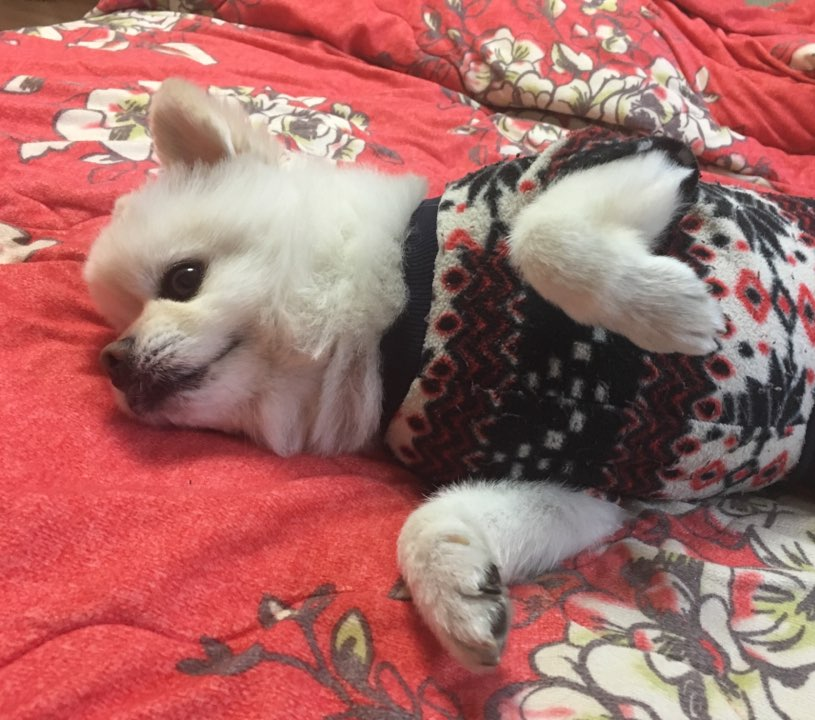
//> input picture opencv_prat/123.jpg, 815 x 720 px, given in place of dang1.avi, which was not available
$ ./backgrou   (built with g++ and OpenCV 4)
//> lines starting //> are read from the running program, lines starting //| are printed output that depends on the picture; after the words box and inside, x2 and y2 are one past the last pixel; in counts of white or black regions, pixels touching at a corner belong together; pictures that were not available may be replaced by others from this repository, and a replacement may not be noted
#include <iostream>
#include <opencv2/core/mat.hpp>
#include <opencv2/imgcodecs.hpp>
#include <opencv2/imgproc.hpp>
#include <opencv2/highgui.hpp>
#include <opencv2/opencv.hpp>


using namespace cv;
using namespace std;


Mat objectHistogram;

Mat globalHistogram;

void getObjectHistogram(Mat &frame, Rect object_region)
{
    const int channels[] = { 0, 1 };
    const int histSize[] = { 64, 64 };
    float range[] = { 0, 256 };
    const float *ranges[] = { range, range };

    // Histogram in object region
    Mat objectROI = frame(object_region);
    calcHist(&objectROI, 1, channels, noArray(), objectHistogram, 2, histSize, ranges, true, false);


    // A priori color distribution with cumulative histogram
    calcHist(&frame, 1, channels, noArray(), globalHistogram, 2, histSize, ranges, true, true);


    // Boosting: Divide conditional probabilities in object area by a priori probabilities of colors
    for (int y = 0; y < objectHistogram.rows; y++) {
        for (int x = 0; x < objectHistogram.cols; x++) {
            objectHistogram.at<float>(y, x) /= globalHistogram.at<float>(y, x);
        }
    }
    normalize(objectHistogram, objectHistogram, 0, 255, NORM_MINMAX);

}
// [6 lines left out: function backProjection, not called in this run]


int main()
{
    VideoCapture cap("dang1.avi");
    Rect rectroi;
    Mat sub;

    int left;
    int top;
    int width;
    int height;

    //웹캡에서 캡처되는 이미지 크기를 320x240으로 지정
    cap.set(CAP_PROP_FRAME_WIDTH, 320);
    cap.set(CAP_PROP_FRAME_HEIGHT, 240);

    if (!cap.isOpened())
    {
        cout << "웹캠을 열 수 없습니다." << endl;
        return -1;
    }


    namedWindow("찾을 색범위 설정", CV_WINDOW_AUTOSIZE);

    // [23 lines of commented-out code are left out]
    int LowH = 101;
    int HighH = 166;

    int LowS = 150;
    int HighS = 255;

    int LowV = 0;
    int HighV = 255;


    //트랙바 생성
    cvCreateTrackbar("LowH", "찾을 색범위 설정", &LowH, 255); //Hue (0 - 179)
    cvCreateTrackbar("HighH", "찾을 색범위 설정", &HighH, 255);

    cvCreateTrackbar("LowS", "찾을 색범위 설정", &LowS, 255); //Saturation (0 - 255)
    cvCreateTrackbar("HighS", "찾을 색범위 설정", &HighS, 255);

    cvCreateTrackbar("LowV", "찾을 색범위 설정", &LowV, 255); //Value (0 - 255)
    cvCreateTrackbar("HighV", "찾을 색범위 설정", &HighV, 255);


    Rect trackingWindow(0, 0, 30, 30);

    int i = 0;


    Rect prev_rect, prev_rect1,prev_rect2, prev_rect3;
    Mat bp,bp1,bp2,bp3;


    while (true)
    {
        i++;

        //웹캠에서 캡처되는 속도 출력
      //  int fps = cap.get(CAP_PROP_FPS);
      //  cout << fps << " " << i << endl;

        Mat img_input, img_hsv, img_binary,img_binary1,img_binary2, img_binary3;
        Mat img_red, img_oran, img_white;


        //카메라로부터 이미지를 가져옴
        bool ret = cap.read(img_input);
//> img_input is the input picture: 720 rows x 815 cols, CV_8UC3; mean B, G, R 105.2, 108.7, 167.9

        if (!ret)
        {
            cout << "카메라로부터 이미지를 가져올 수 없습니다." << endl;
            break;
        }


        //HSV로 변환
        cvtColor(img_input, img_hsv, COLOR_BGR2HSV);
//> img_hsv: 720 rows x 815 cols, CV_8UC3; mean H, S, V 66, 90.9, 168.3
        //cvtColor(이미지, mat_gray(바꿀거),어떻게 바꿀거):첫번째 인수로 지정된 이미지를  세번째 인수형식으로 바꾼 이미지를 두번째 인수로 돌려 준다.


        //지정한 HSV 범위를 이용하여 영상을 이진화
        //inRange(img_hsv, Scalar(LowH, LowS, LowV), Scalar(HighH, HighS, HighV), img_binary);
        inRange(img_hsv, Scalar(101, 150, 0), Scalar(166, 255, 255), img_binary);
//> img_binary: 720 rows x 815 cols, CV_8UC1; every value is 0


        //morphological opening 작은 점들을 제거
        erode(img_binary, img_binary, getStructuringElement(MORPH_ELLIPSE, Size(5, 5)));
        dilate(img_binary, img_binary, getStructuringElement(MORPH_ELLIPSE, Size(5, 5)));


        //morphological closing 영역의 구멍 메우기
        dilate(img_binary, img_binary, getStructuringElement(MORPH_ELLIPSE, Size(5, 5)));
        erode(img_binary, img_binary, getStructuringElement(MORPH_ELLIPSE, Size(5, 5)));


       // if (i < 100)
       // {

            //라벨링
            Mat img_labels, stats, centroids;
            int numOfLables = connectedComponentsWithStats(img_binary, img_labels,
                stats, centroids, 8, CV_32S);
//> img_labels: 720 rows x 815 cols, CV_32SC1; every value is 0
//> stats = [0, 0, 815, 720, 586800]; centroids = [407, 359.5]; numOfLables = 1


            //영역박스 그리기
            int max = -1, idx = 0;
            for (int j = 1; j < numOfLables; j++) {
                int area = stats.at<int>(j, CC_STAT_AREA);
                if (max < area)
                {
                    max = area;
                    idx = j;
                }
            }
//> this loop made 0 passes
//> after the loop, max = -1; idx = 0

             left = stats.at<int>(idx, CC_STAT_LEFT);
//> left = 0
             top = stats.at<int>(idx, CC_STAT_TOP);
//> top = 0
             width = stats.at<int>(idx, CC_STAT_WIDTH);
//> width = 815
             height = stats.at<int>(idx, CC_STAT_HEIGHT);
//> height = 720


            //rectangle(img_input, Point(left, top), Point(left + width, top + height),Scalar(0, 0, 255), 1);

            Rect object_region(left, top, width, height);
//> object_region = Rect(0, 0, 815, 720)
            Rect rectroi1(left, top, width, height);
//> rectroi1 = Rect(0, 0, 815, 720)
            sub = img_input(rectroi1);
            getObjectHistogram(img_hsv, object_region);
//> in getObjectHistogram, `calcHist(&objectROI, 1, channels, noArray(), objectHistogram, 2, histS..`:
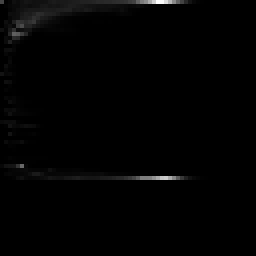
//> objectHistogram: 64 rows x 64 cols, CV_32FC1 (shown 4 times larger); min 0, max 14274, mean 143.3; drawn with min black and max white
            prev_rect = object_region;
//> prev_rect = Rect(0, 0, 815, 720)

            ////////
            ////////
            ////////
         cvtColor(sub, img_red, COLOR_BGR2HSV);
         cvtColor(sub, img_oran, COLOR_BGR2HSV);
         cvtColor(sub, img_white, COLOR_BGR2HSV);
            //cvtColor(이미지, mat_gray(바꿀거),어떻게 바꿀거):첫번째 인수로 지정된 이미지를  세번째 인수형식으로 바꾼 이미지를 두번째 인수로 돌려 준다.


            //지정한 HSV 범위를 이용하여 영상을 이진화

         //   inRange(sub, Scalar(LowH, LowS, LowV), Scalar(HighH, HighS, HighV), img_binary1);

            inRange(img_red, Scalar(170, 50, 0), Scalar(179, 255, 255), img_binary1);
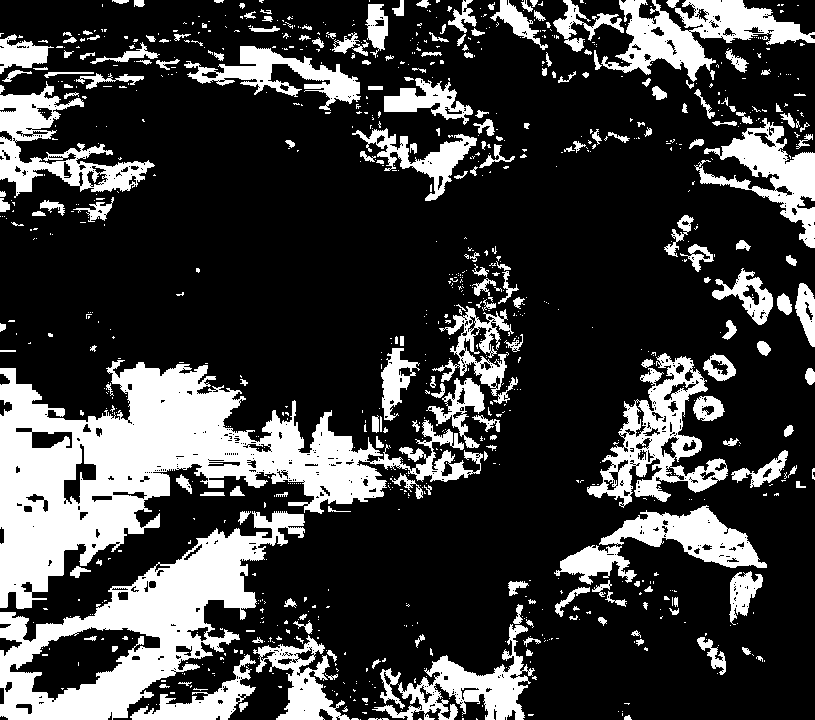
//> img_binary1: 720 rows x 815 cols, CV_8UC1; 24.5% white; 943 white regions (720 under 20 px), largest, box (x1, y1, x2, y2) and area: (0, 360, 483, 609) 41593, (0, 511, 305, 720) 21193, (587, 353, 728, 508) 7354
            inRange(img_oran, Scalar(4, 114, 148), Scalar(80, 234, 255), img_binary2);
//> img_binary2: 720 rows x 815 cols, CV_8UC1; 0.26% white; 141 white regions (132 under 20 px), largest, box (x1, y1, x2, y2) and area: (86, 276, 128, 311) 699, (790, 55, 815, 69) 234, (431, 624, 453, 650) 103
            inRange(img_white, Scalar(30, 0, 218), Scalar(100, 101, 255), img_binary3);
//> img_binary3: 720 rows x 815 cols, CV_8UC1; 3.4% white; 203 white regions (167 under 20 px), largest, box (x1, y1, x2, y2) and area: (216, 168, 395, 253) 8947, (516, 159, 687, 232) 4501, (424, 490, 509, 530) 2025
            //morphological opening 작은 점들을 제거
            erode(img_binary1, img_binary1, getStructuringElement(MORPH_ELLIPSE, Size(5, 5)));
            dilate(img_binary1, img_binary1, getStructuringElement(MORPH_ELLIPSE, Size(5, 5)));
//> img_binary1: 720 rows x 815 cols, CV_8UC1; 20.7% white; 270 white regions (35 under 20 px), largest, box (x1, y1, x2, y2) and area: (0, 362, 385, 609) 37579, (0, 512, 304, 720) 19606, (601, 506, 767, 568) 4328

            erode(img_binary2, img_binary2, getStructuringElement(MORPH_ELLIPSE, Size(5, 5)));
            dilate(img_binary2, img_binary2, getStructuringElement(MORPH_ELLIPSE, Size(5, 5)));
//> img_binary2: 720 rows x 815 cols, CV_8UC1; 0.15% white; 4 white regions (1 under 20 px), largest, box (x1, y1, x2, y2) and area: (88, 276, 120, 306) 635, (791, 56, 815, 69) 216, (443, 639, 450, 646) 32

            erode(img_binary3, img_binary3, getStructuringElement(MORPH_ELLIPSE, Size(5, 5)));
            dilate(img_binary3, img_binary3, getStructuringElement(MORPH_ELLIPSE, Size(5, 5)));
//> img_binary3: 720 rows x 815 cols, CV_8UC1; 3% white; 25 white regions (2 under 20 px), largest, box (x1, y1, x2, y2) and area: (216, 168, 394, 252) 8775, (522, 159, 684, 226) 4357, (426, 490, 507, 530) 1947

            //morphological closing 영역의 구멍 메우기
            dilate(img_binary1, img_binary1, getStructuringElement(MORPH_ELLIPSE, Size(5, 5)));
            erode(img_binary1, img_binary1, getStructuringElement(MORPH_ELLIPSE, Size(5, 5)));
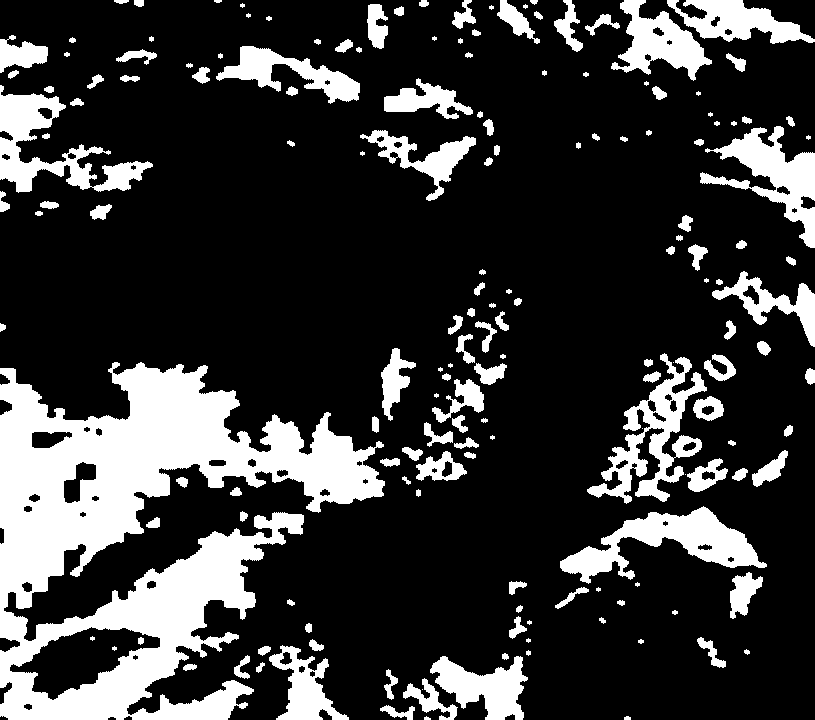
//> img_binary1: 720 rows x 815 cols, CV_8UC1; 21.7% white; 170 white regions (25 under 20 px), largest, box (x1, y1, x2, y2) and area: (0, 362, 385, 720) 62319, (560, 506, 767, 584) 6065, (587, 353, 707, 504) 5617

            dilate(img_binary2, img_binary2, getStructuringElement(MORPH_ELLIPSE, Size(5, 5)));
            erode(img_binary2, img_binary2, getStructuringElement(MORPH_ELLIPSE, Size(5, 5)));
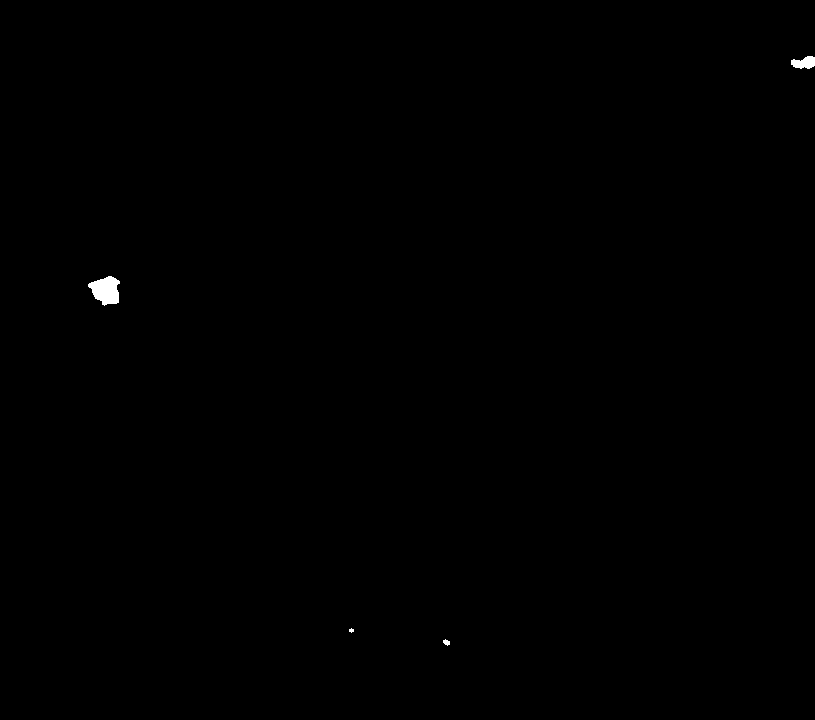
//> img_binary2: 720 rows x 815 cols, CV_8UC1; 0.16% white; 4 white regions (1 under 20 px), largest, box (x1, y1, x2, y2) and area: (88, 276, 120, 306) 641, (791, 56, 815, 69) 224, (443, 639, 450, 646) 32
            dilate(img_binary3, img_binary3, getStructuringElement(MORPH_ELLIPSE, Size(5, 5)));
            erode(img_binary3, img_binary3, getStructuringElement(MORPH_ELLIPSE, Size(5, 5)));
//> img_binary3: 720 rows x 815 cols, CV_8UC1; 3% white; 24 white regions (2 under 20 px), largest, box (x1, y1, x2, y2) and area: (216, 168, 394, 252) 8857, (522, 159, 684, 226) 4416, (426, 490, 507, 530) 1972


            if (i < 100)
            {

                //라벨링
                Mat img_labels1, stats1, centroids1;
                int numOfLables1 = connectedComponentsWithStats(img_binary1, img_labels1,
                    stats1, centroids1, 8, CV_32S);
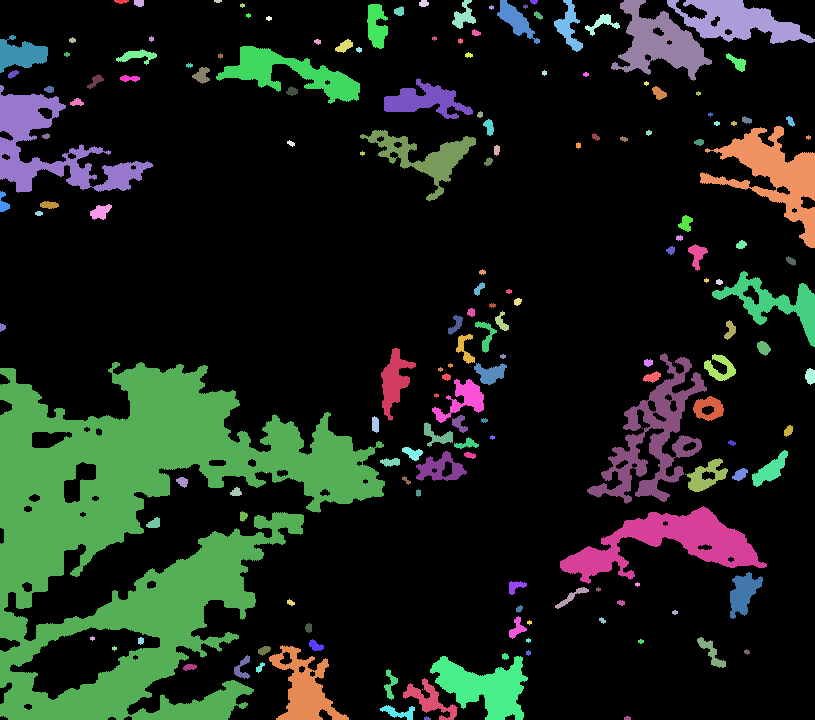
//> img_labels1: 720 rows x 815 cols, CV_32SC1; 171 distinct labels, from 0 to 170; one colour per label, 0 black
//> stats1 = 171 rows, first 6: [0, 0, 815, 720, 459645], [114, 0, 15, 4, 45], [134, 0, 10, 7, 62], [214, 0, 8, 3, 20], [419, 0, 10, 7, 56], [452, 0, 24, 29, 327]; centroids1 = 171 pairs, first value 2.08 to 809.9, second value 0.8 to 718; numOfLables1 = 171
                Mat img_labels2, stats2, centroids2;
                int numOfLables2 = connectedComponentsWithStats(img_binary2, img_labels2,
                    stats2, centroids2, 8, CV_32S);
//> img_labels2: 720 rows x 815 cols, CV_32SC1; 5 distinct labels, from 0 to 4
//> stats2 = [[0, 0, 815, 720, 585886], [791, 56, 24, 13, 224], [88, 276, 32, 30, 641], [349, 628, 5, 5, 17], [443, 639, 7, 7, 32]]; centroids2 = [[407.2, 359.7], [803.8, 62.4], [105.5, 289.9], [351, 630], [446.1, 642]]; numOfLables2 = 5
                Mat img_labels3, stats3, centroids3;
                int numOfLables3 = connectedComponentsWithStats(img_binary3, img_labels3,
                    stats3, centroids3, 8, CV_32S);
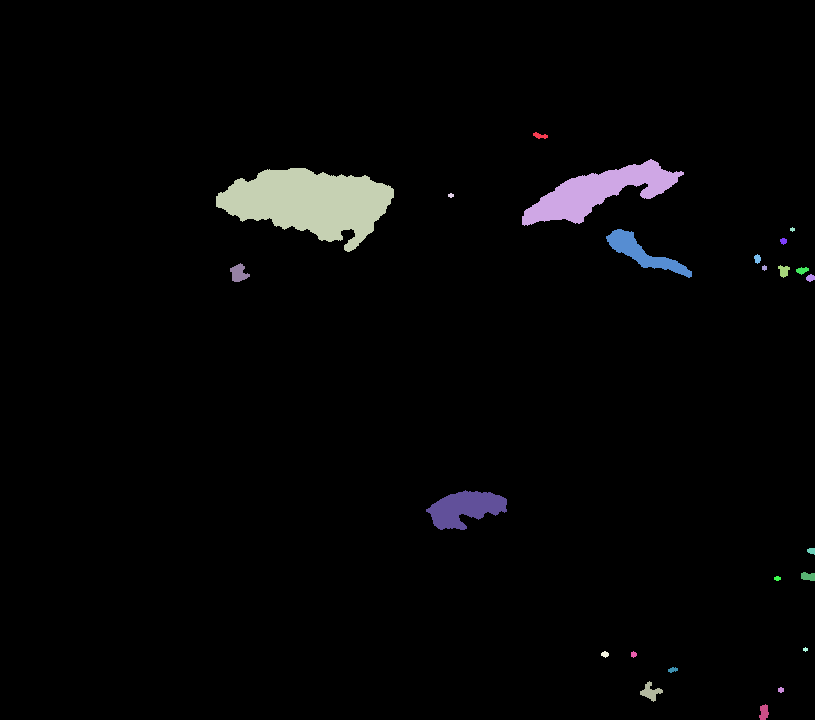
//> img_labels3: 720 rows x 815 cols, CV_32SC1; 25 distinct labels, from 0 to 24; one colour per label, 0 black
//> stats3 = 25 rows, first 6: [0, 0, 815, 720, 568955], [533, 132, 15, 7, 62], [522, 159, 162, 67, 4416], [216, 168, 178, 84, 8857], [448, 193, 6, 5, 22], [790, 227, 5, 5, 17]; centroids3 = 25 pairs, first value 238.4 to 811, second value 135.3 to 711.9; numOfLables3 = 25


                //영역박스 그리기
                int max = -1, idx = 0;
                for (int j = 1; j < numOfLables1; j++) {
                    int area = stats1.at<int>(j, CC_STAT_AREA);
                    if (max < area)
                    {
                        max = area;
                        idx = j;
                    }
                }
//> this loop made 170 passes
//> (area, max) on passes 1, 2, 5, 6, 9, 44, 97, 101: (45, 45), (62, 62), (327, 327), (687, 687), (3635, 3635), (5495, 5495), (5617, 5617), (62319, 62319)
//> after the loop, max = 62319; idx = 101

                int lefta = stats1.at<int>(idx, CC_STAT_LEFT);
//> lefta = 0
                int topa = stats1.at<int>(idx, CC_STAT_TOP);
//> topa = 362
                int widtha = stats1.at<int>(idx, CC_STAT_WIDTH);
//> widtha = 385
                int heighta = stats1.at<int>(idx, CC_STAT_HEIGHT);
//> heighta = 358

                int max2 = -1, idx2 = 0;
                for (int j = 1; j < numOfLables2; j++) {
                    int area = stats2.at<int>(j, CC_STAT_AREA);
                    if (max2 < area)
                    {
                        max2 = area;
                        idx2 = j;
                    }
                }
//> this loop made 4 passes
//> (area, max2) on passes 1 to 2: (224, 224), (641, 641)
//> after the loop, max2 = 641; idx2 = 2


                int leftb = stats2.at<int>(idx2, CC_STAT_LEFT);
//> leftb = 88
                int topb = stats2.at<int>(idx2, CC_STAT_TOP);
//> topb = 276
                int widthb = stats2.at<int>(idx2, CC_STAT_WIDTH);
//> widthb = 32
                int heightb = stats2.at<int>(idx2, CC_STAT_HEIGHT);
//> heightb = 30


                int max3 = -1, idx3 = 0;
                for (int j = 1; j < numOfLables3; j++) {
                    int area = stats3.at<int>(j, CC_STAT_AREA);
                    if (max3 < area)
                    {
                        max3 = area;
                        idx3 = j;
                    }
                }
//> this loop made 24 passes
//> (area, max3) on passes 1 to 3: (62, 62), (4416, 4416), (8857, 8857)
//> after the loop, max3 = 8857; idx3 = 3


                int leftc = stats3.at<int>(idx3, CC_STAT_LEFT);
//> leftc = 216
                int topc = stats3.at<int>(idx3, CC_STAT_TOP);
//> topc = 168
                int widthc = stats3.at<int>(idx3, CC_STAT_WIDTH);
//> widthc = 178
                int heightc = stats3.at<int>(idx3, CC_STAT_HEIGHT);
//> heightc = 84

                //rectangle(img_input, Point(left, top), Point(left + width, top + height),Scalar(0, 0, 255), 1);

                Rect object_region1(lefta, topa, widtha, heighta);
//> object_region1 = Rect(0, 362, 385, 358)
                getObjectHistogram(img_red, object_region1);
//> call 2 of getObjectHistogram, with object_region = Rect(0, 362, 385, 358)
//> after the loop in getObjectHistogram (call 2), `for (int y = 0; y < objectHistogram.rows; y++)`:
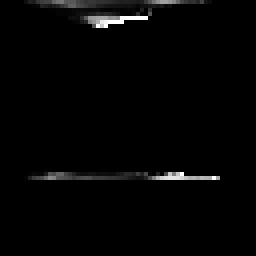
//> objectHistogram: 64 rows x 64 cols, CV_32FC1 (shown 4 times larger); 79.2% of the values are NaN or infinite; the others: min 0, max 0.5, mean 0.042; drawn with min black, max white, NaN and infinite black
                prev_rect1 = object_region1;
//> prev_rect1 = Rect(0, 362, 385, 358)

                Rect object_region2(leftb, topb, widthb, heightb);
//> object_region2 = Rect(88, 276, 32, 30)
                getObjectHistogram(img_oran, object_region2);
                prev_rect2 = object_region2;
//> prev_rect2 = Rect(88, 276, 32, 30)

                Rect object_region3(leftc, topc, widthc, heightc);
//> object_region3 = Rect(216, 168, 178, 84)
                getObjectHistogram(img_white, object_region3);
                prev_rect3 = object_region3;
//> prev_rect3 = Rect(216, 168, 178, 84)

            }
            else {

                backProjection(img_red, objectHistogram, bp1);
                bitwise_and(bp1, img_binary1, bp1);
                RotatedRect rect = CamShift(bp1, prev_rect1, cvTermCriteria(CV_TERMCRIT_EPS | CV_TERMCRIT_ITER, 20, 1));
                ellipse(sub, rect, CV_RGB(255, 0, 0), 3, CV_AA);

                backProjection(img_oran, objectHistogram, bp2);
                bitwise_and(bp2, img_binary2, bp2);
                RotatedRect rect1 = CamShift(bp2, prev_rect2, cvTermCriteria(CV_TERMCRIT_EPS | CV_TERMCRIT_ITER, 20, 1));
                ellipse(sub, rect1, CV_RGB(255, 0, 0), 3, CV_AA);

                backProjection(img_white, objectHistogram, bp3);
                bitwise_and(bp3, img_binary3, bp3);
                RotatedRect rect2 = CamShift(bp3, prev_rect3, cvTermCriteria(CV_TERMCRIT_EPS | CV_TERMCRIT_ITER, 20, 1));
                ellipse(sub, rect2, CV_RGB(255, 0, 0), 3, CV_AA);

            }
            // [14 lines of commented-out code are left out]

        imshow("이진화 영상", img_binary2);
        imshow("원본 영상", img_input);
        imshow("123 영상", sub);
       // imshow("레드 찾기", sub);
        //ESC키 누르면 프로그램 종료
        if (waitKey(1) == 27)
//> the Esc key is pressed
            break;
    }


    return 0;
}
